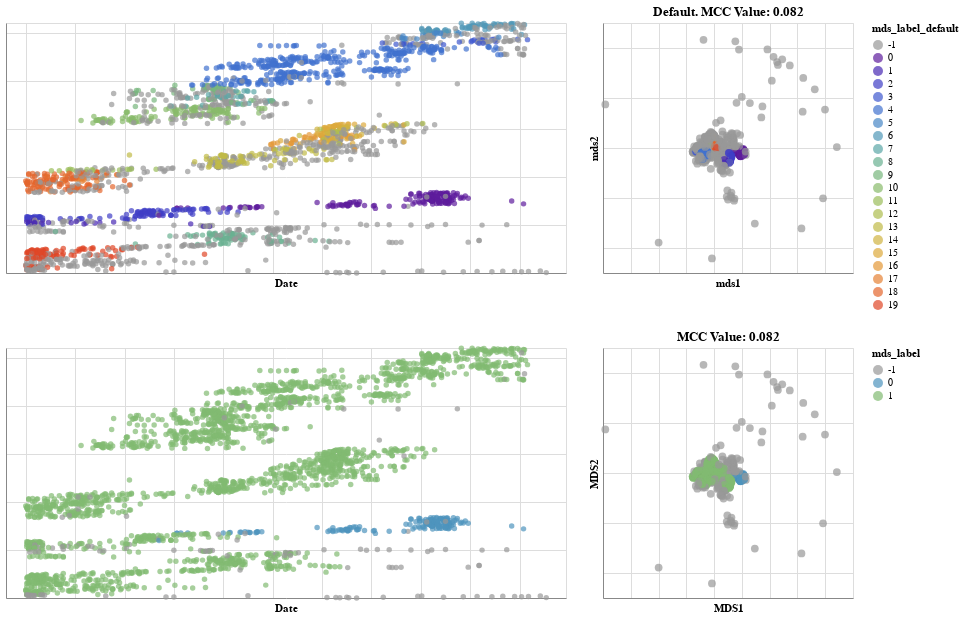

This figure's notebook cell:
### Code cell
alt.vconcat(MDSChartDefault, MDSChart).resolve_scale(color='independent')

### Figure 1 — Vega-Lite specification as saved in the notebook (floating-point values rounded to 4 significant figures; data arrays with more than 128 entries replaced by an {"elided": "..."} marker saying what was removed)
{"config": {"view": {"continuousWidth": 400, "continuousHeight": 300}}, "vconcat": [{"hconcat": [{"mark": "circle", "encoding": {"color": {"condition": {"type": "nominal", "field": "mds_label_default", "scale": {"domain": [-1.0, 0.0, 1.0, 2.0, 3.0, 4.0, 5.0, 6.0, 7.0, 8.0, 9.0, 10.0, 11.0, 12.0, 13.0, 14.0, 15.0, 16.0, 17.0, 18.0, 19.0], "range": ["#999999", "#5E1D9D", "#4929B4", "#403FC6", "#3E59CF", "#4272CE", "#4887C6", "#5199B8", "#5BA7A6", "#69B091", "#78B67E", "#89BB6B", "#9BBE5B", "#AEBD50", "#C0BB47", "#D0B441", "#DDAA3C", "#E49938", "#E68234", "#E4672E", "#DF4728", "#DB2823"]}, "selection": "selector068"}, "value": "gray"}, "tooltip": [{"type": "nominal", "field": "strain"}, {"type": "nominal", "field": "clade_membership"}], "x": {"type": "quantitative", "axis": {"labels": false, "ticks": false}, "field": "date", "scale": {"domain": [2015.0, 2020.0]}, "title": "Date"}, "y": {"type": "quantitative", "axis": {"labels": false, "ticks": false}, "field": "y", "title": ""}}, "height": 250, "selection": {"selector068": {"type": "interval", "resolve": "global"}}, "width": 560}, {"mark": {"type": "circle", "size": 60}, "encoding": {"color": {"condition": {"type": "nominal", "field": "mds_label_default", "scale": {"domain": [-1.0, 0.0, 1.0, 2.0, 3.0, 4.0, 5.0, 6.0, 7.0, 8.0, 9.0, 10.0, 11.0, 12.0, 13.0, 14.0, 15.0, 16.0, 17.0, 18.0, 19.0], "range": ["#999999", "#5E1D9D", "#4929B4", "#403FC6", "#3E59CF", "#4272CE", "#4887C6", "#5199B8", "#5BA7A6", "#69B091", "#78B67E", "#89BB6B", "#9BBE5B", "#AEBD50", "#C0BB47", "#D0B441", "#DDAA3C", "#E49938", "#E68234", "#E4672E", "#DF4728", "#DB2823"]}, "selection": "selector068"}, "value": "gray"}, "tooltip": [{"type": "nominal", "field": "strain"}, {"type": "nominal", "field": "clade_membership"}], "x": {"type": "quantitative", "axis": {"labels": false, "ticks": false}, "field": "mds1", "title": "mds1"}, "y": {"type": "quantitative", "axis": {"labels": false, "ticks": false}, "field": "mds2", "title": "mds2"}}, "height": 250, "selection": {"selector068": {"type": "interval", "resolve": "global"}}, "title": "Default. MCC Value: 0.082", "width": 250}]}, {"hconcat": [{"mark": "circle", "encoding": {"color": {"condition": {"type": "nominal", "field": "mds_label", "scale": {"domain": [-1.0, 0.0, 1.0], "range": ["#999999", "#4E94BD", "#81BA72", "#C8B944"]}, "selection": "selector067"}, "value": "gray"}, "tooltip": [{"type": "nominal", "field": "strain"}, {"type": "nominal", "field": "clade_membership"}], "x": {"type": "quantitative", "axis": {"labels": false, "ticks": false}, "field": "date", "scale": {"domain": [2015.0, 2020.0]}, "title": "Date"}, "y": {"type": "quantitative", "axis": {"labels": false, "ticks": false}, "field": "y", "title": ""}}, "height": 250, "selection": {"selector067": {"type": "interval", "resolve": "global"}}, "width": 560}, {"mark": {"type": "circle", "size": 60}, "encoding": {"color": {"condition": {"type": "nominal", "field": "mds_label", "scale": {"domain": [-1.0, 0.0, 1.0], "range": ["#999999", "#4E94BD", "#81BA72", "#C8B944"]}, "selection": "selector067"}, "value": "gray"}, "tooltip": [{"type": "nominal", "field": "strain"}, {"type": "nominal", "field": "clade_membership"}], "x": {"type": "quantitative", "axis": {"labels": false, "ticks": false}, "field": "mds1", "title": "MDS1"}, "y": {"type": "quantitative", "axis": {"labels": false, "ticks": false}, "field": "mds2", "title": "MDS2"}}, "height": 250, "selection": {"selector067": {"type": "interval", "resolve": "global"}}, "title": "MCC Value: 0.082", "width": 250}]}], "data": {"name": "data-31fdb802d9c9d967bbbdaabce6cac8a5"}, "resolve": {"scale": {"color": "independent"}}, "$schema": "https://vega.github.io/schema/vega-lite/v4.8.1.json", "datasets": {"data-31fdb802d9c9d967bbbdaabce6cac8a5": {"elided": "2598 records"}}}
